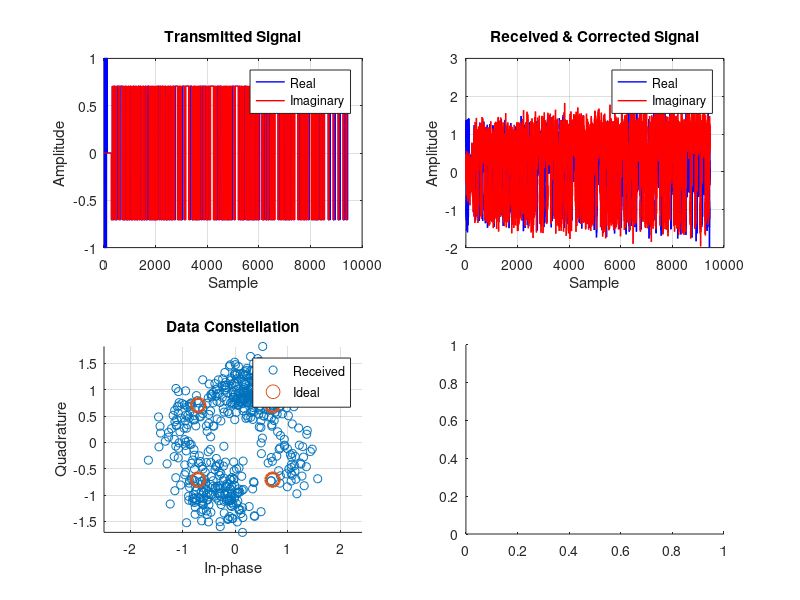

Source code (MATLAB): (Note: this script raises an error after producing the figure.)
%% COMS4105 Practical 2 - Exercise 4.3.1
% convolutional decoder for frame type 0001
% over-the-air frame processing

clear; close all; clc;

%% convolutional code parameters (from preparation)
% generator polynomials: x0=1+p, x1=1, x2=1+p+p^2
constraint_length = 3;
num_states = 4;

% state transition tables
next_state = [1 3; 2 4; 1 3; 2 4];  % [current_state][input] -> next_state
outputs = [0 7; 3 4; 1 6; 2 5];     % [current_state][input] -> 3-bit output

fprintf('=== Convolutional Decoder for Frame Type 0001 ===\n');
fprintf('Code rate: 1/3, Constraint length: %d\n', constraint_length);

%% signal parameters
fs = 2e6;
samples_per_symbol = 16;

% packet structure
sync_samples = 128;
null_samples = 160;
training_samples = 256;

fprintf('Sample rate: %.1f MS/s\n', fs/1e6);

%% viterbi decoder function
function decoded = viterbi_decode(received_bits)
    num_bits = length(received_bits) / 3;
    num_states = 4;
    
    % state tables
    next_state = [1 3; 2 4; 1 3; 2 4];
    outputs = [0 7; 3 4; 1 6; 2 5];
    
    % initialize
    path_metrics = inf(num_states, 1);
    path_metrics(1) = 0;  % start from state 1 (00)
    survivor_paths = cell(num_states, 1);
    for i = 1:num_states
        survivor_paths{i} = [];
    end
    
    % process each 3-bit symbol
    for t = 1:num_bits
        rx_symbol = received_bits((t-1)*3+1:t*3);
        new_metrics = inf(num_states, 1);
        new_paths = cell(num_states, 1);
        
        for curr_state = 1:num_states
            if isinf(path_metrics(curr_state))
                continue;
            end
            
            for input_bit = 0:1
                next_st = next_state(curr_state, input_bit+1);
                expected_output = de2bi(outputs(curr_state, input_bit+1), 3, 'left-msb');
                
                % hamming distance
                distance = sum(rx_symbol ~= expected_output);
                new_metric = path_metrics(curr_state) + distance;
                
                if new_metric < new_metrics(next_st)
                    new_metrics(next_st) = new_metric;
                    new_paths{next_st} = [survivor_paths{curr_state} input_bit];
                end
            end
        end
        
        path_metrics = new_metrics;
        survivor_paths = new_paths;
    end
    
    % find best path
    [~, best_state] = min(path_metrics);
    decoded = survivor_paths{best_state};
end

%% create test signal with frame type 0001
test_message = 'CONVOLUTIONAL CODE TEST MESSAGE FOR FRAME 0001';
fprintf('\nOriginal message: "%s"\n', test_message);

% convert to bits
ascii_vals = double(test_message);
message_bits = [];
for val = ascii_vals
    char_bits = de2bi(val, 8, 'left-msb');
    message_bits = [message_bits char_bits];
end

% add termination bits
terminated_bits = [message_bits 0 0];

% convolutional encoding
function encoded = conv_encode(data_bits)
    state = 1;
    encoded = [];
    next_state = [1 3; 2 4; 1 3; 2 4];
    outputs = [0 7; 3 4; 1 6; 2 5];
    
    for bit = data_bits
        output_decimal = outputs(state, bit+1);
        output_bits = de2bi(output_decimal, 3, 'left-msb');
        encoded = [encoded output_bits];
        state = next_state(state, bit+1);
    end
end

encoded_message = conv_encode(terminated_bits);
fprintf('Message bits: %d\n', length(message_bits));
fprintf('Encoded bits: %d (rate = %.3f)\n', length(encoded_message), length(terminated_bits)/length(encoded_message));

%% create packet structure
% sync: 10101011 (bpsk)
sync_bits = [1 0 1 0 1 0 1 1];

% training: 11110011 10100000 (qpsk, repeated)
training_bits = [1 1 1 1 0 0 1 1 1 0 1 0 0 0 0 0];
training_repeated = [training_bits training_bits];

% frame type: 0001 (qpsk)
frame_type_bits = [0 0 0 1];

% combine: sync + null + training + frame_type + encoded_message
packet_bits = [sync_bits zeros(1,16) training_repeated frame_type_bits encoded_message];

fprintf('Frame type: 0001\n');
fprintf('Total packet: %d bits\n', length(packet_bits));

%% modulation
% sync: bpsk
sync_symbols = 2 * sync_bits - 1;

% training + frame type + data: qpsk
qpsk_map = [1+1j, 1-1j, -1+1j, -1-1j]/sqrt(2);

% training symbols
training_symbols = [];
for i = 1:2:length(training_repeated)
    bit_pair = training_repeated(i:i+1);
    idx = bi2de(bit_pair, 'left-msb') + 1;
    training_symbols = [training_symbols qpsk_map(idx)];
end

% frame type symbols  
frame_symbols = [];
for i = 1:2:length(frame_type_bits)
    bit_pair = frame_type_bits(i:i+1);
    idx = bi2de(bit_pair, 'left-msb') + 1;
    frame_symbols = [frame_symbols qpsk_map(idx)];
end

% data symbols
data_symbols = [];
for i = 1:2:length(encoded_message)
    if i+1 <= length(encoded_message)
        bit_pair = encoded_message(i:i+1);
        idx = bi2de(bit_pair, 'left-msb') + 1;
        data_symbols = [data_symbols qpsk_map(idx)];
    end
end

%% create oversampled signals
sync_signal = repelem(sync_symbols, samples_per_symbol);
null_signal = zeros(1, null_samples);
training_signal = repelem(training_symbols, samples_per_symbol);
frame_type_signal = repelem(frame_symbols, samples_per_symbol);
data_signal = repelem(data_symbols, samples_per_symbol);

% complete packet
complete_signal = [sync_signal null_signal training_signal frame_type_signal data_signal];

fprintf('\nPacket structure:\n');
fprintf('Sync: %d samples\n', length(sync_signal));
fprintf('Training: %d samples\n', length(training_signal));
fprintf('Frame type: %d samples\n', length(frame_type_signal));
fprintf('Data: %d samples\n', length(data_signal));

%% simulate channel with impairments
snr_db = 8;  % lower snr to test error correction
freq_offset_hz = -800;

% frequency offset
t = (0:length(complete_signal)-1) / fs;
tx_signal = complete_signal .* exp(1j * 2 * pi * freq_offset_hz * t);

% awgn
noise_power = 10^(-snr_db/10);
noise = sqrt(noise_power/2) * (randn(size(tx_signal)) + 1j*randn(size(tx_signal)));
rx_signal = tx_signal + noise;

fprintf('\nChannel: SNR = %d dB, Freq offset = %d Hz\n', snr_db, freq_offset_hz);

%% packet detection and synchronization
% find sync pattern (simplified correlation)
sync_template = repelem(2 * sync_bits - 1, samples_per_symbol);
correlation = abs(xcorr(rx_signal, sync_template));
[~, peak_idx] = max(correlation);
sync_start = peak_idx - length(sync_template) - length(rx_signal) + 2;

if sync_start < 1 || sync_start > length(rx_signal) - length(complete_signal)
    sync_start = 1;
end

fprintf('Detected sync at sample %d\n', sync_start);

% extract packet
rx_packet = rx_signal(sync_start:sync_start + length(complete_signal) - 1);

%% frequency synchronization
training_start = length(sync_signal) + length(null_signal) + 1;
training_mid = training_start + length(training_signal)/2;
training_end = training_start + length(training_signal);

rx_train1 = rx_packet(training_start:training_mid-1);
rx_train2 = rx_packet(training_mid:training_end-1);

% estimate frequency offset
if length(rx_train1) == length(rx_train2)
    phase_diff = angle(sum(conj(rx_train1) .* rx_train2));
    time_sep = length(rx_train1) / fs;
    estimated_offset = phase_diff / (2 * pi * time_sep);
    
    fprintf('Estimated frequency offset: %.0f Hz\n', estimated_offset);
    
    % apply correction
    t_packet = (0:length(rx_packet)-1) / fs;
    correction = exp(-1j * 2 * pi * estimated_offset * t_packet);
    corrected_packet = rx_packet .* correction;
else
    corrected_packet = rx_packet;
    estimated_offset = 0;
end

%% extract and verify frame type
frame_type_start = length(sync_signal) + length(null_signal) + length(training_signal) + 1;
frame_type_end = frame_type_start + length(frame_type_signal) - 1;

rx_frame_type = corrected_packet(frame_type_start:frame_type_end);

% demodulate frame type
frame_type_demod = [];
for i = 1:samples_per_symbol:length(rx_frame_type)
    if i + samples_per_symbol - 1 <= length(rx_frame_type)
        symbol = mean(rx_frame_type(i:i+samples_per_symbol-1));
        
        % qpsk decision
        if real(symbol) > 0 && imag(symbol) > 0
            bits = [0 0];
        elseif real(symbol) > 0 && imag(symbol) < 0
            bits = [0 1];
        elseif real(symbol) < 0 && imag(symbol) > 0
            bits = [1 0];
        else
            bits = [1 1];
        end
        frame_type_demod = [frame_type_demod bits];
    end
end

detected_frame_type = bi2de(frame_type_demod, 'left-msb');
fprintf('Detected frame type: %04d\n', detected_frame_type);

if detected_frame_type == 1
    fprintf('Correct frame type detected!\n');
else
    fprintf('Warning: Frame type mismatch!\n');
end

%% extract and demodulate data
data_start = frame_type_end + 1;
data_end = min(data_start + length(data_signal) - 1, length(corrected_packet));
rx_data = corrected_packet(data_start:data_end);

% qpsk demodulation
demod_bits = [];
for i = 1:samples_per_symbol:length(rx_data)
    if i + samples_per_symbol - 1 <= length(rx_data)
        symbol = mean(rx_data(i:i+samples_per_symbol-1));
        
        % qpsk decision  
        if real(symbol) > 0 && imag(symbol) > 0
            bits = [0 0];
        elseif real(symbol) > 0 && imag(symbol) < 0
            bits = [0 1];
        elseif real(symbol) < 0 && imag(symbol) > 0
            bits = [1 0];
        else
            bits = [1 1];
        end
        demod_bits = [demod_bits bits];
    end
end

% ensure proper length for viterbi (multiple of 3)
target_length = floor(length(demod_bits) / 3) * 3;
demod_bits = demod_bits(1:target_length);

fprintf('Demodulated %d bits for Viterbi decoding\n', length(demod_bits));

%% convolutional decoding with viterbi
decoded_bits = viterbi_decode(demod_bits);

% remove termination bits
if length(decoded_bits) >= 2
    decoded_message = decoded_bits(1:end-2);
else
    decoded_message = decoded_bits;
end

% match original message length
decoded_message = decoded_message(1:min(length(decoded_message), length(message_bits)));

fprintf('Decoded %d message bits\n', length(decoded_message));

%% convert back to text
recovered_text = '';
for i = 1:8:length(decoded_message)
    if i+7 <= length(decoded_message)
        char_bits = decoded_message(i:i+7);
        ascii_val = bi2de(char_bits, 'left-msb');
        if ascii_val >= 32 && ascii_val <= 126
            recovered_text = [recovered_text char(ascii_val)];
        else
            recovered_text = [recovered_text '?'];
        end
    end
end

fprintf('\nRecovered message: "%s"\n', recovered_text);

%% performance analysis
bit_errors = sum(message_bits(1:length(decoded_message)) ~= decoded_message);
ber = bit_errors / length(decoded_message) * 100;

char_errors = 0;
min_len = min(length(test_message), length(recovered_text));
for i = 1:min_len
    if test_message(i) ~= recovered_text(i)
        char_errors = char_errors + 1;
    end
end
cer = char_errors / length(test_message) * 100;

fprintf('\nPerformance:\n');
fprintf('Bit Error Rate: %.2f%% (%d/%d bits)\n', ber, bit_errors, length(decoded_message));
fprintf('Character Error Rate: %.2f%% (%d/%d chars)\n', cer, char_errors, length(test_message));

%% plot results
figure(1);
subplot(2,2,1);
plot(real(complete_signal), 'b', 'LineWidth', 1);
hold on;
plot(imag(complete_signal), 'r', 'LineWidth', 1);
title('Transmitted Signal');
xlabel('Sample');
ylabel('Amplitude');
legend('Real', 'Imaginary');
grid on;

subplot(2,2,2);
plot(real(corrected_packet), 'b', 'LineWidth', 1);
hold on;
plot(imag(corrected_packet), 'r', 'LineWidth', 1);
title('Received & Corrected Signal');
xlabel('Sample');
ylabel('Amplitude');
legend('Real', 'Imaginary');
grid on;

subplot(2,2,3);
data_constellation = rx_data(1:samples_per_symbol:end);
scatter(real(data_constellation), imag(data_constellation), 'bo');
hold on;
scatter(real(qpsk_map), imag(qpsk_map), 'rx', 'LineWidth', 2, 'SizeData', 100);
title('Data Constellation');
xlabel('In-phase');  
ylabel('Quadrature');
legend('Received', 'Ideal');
grid on;
axis equal;

subplot(2,2,4);
% show error correction capability
original_errors = sum(encoded_message ~= demod_bits(1:min(length(encoded_message), length(demod_bits))));
fprintf('Channel bit errors: %d\n', original_errors);

% plot bit error comparison
comparison_data = [original_errors, bit_errors];
bar({'Before Viterbi', 'After Viterbi'}, comparison_data);
title('Error Correction Performance');
ylabel('Number of Errors');
grid on;

%% save results
save('exercise_4_3_1_results.mat', 'test_message', 'recovered_text', 'ber', 'cer', ...
     'detected_frame_type', 'estimated_offset');

saveas(gcf, 'exercise_4_3_1_convolutional.png');

fprintf('\nExercise 4.3.1 completed successfully!\n');